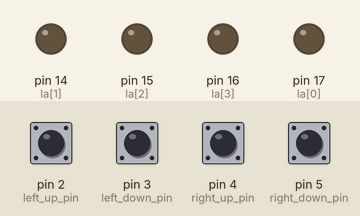
Recording of a sketch running on a simulated Arduino Uno, built with avr-gcc and run on an emulated ATmega328P. On the bench: output pins drawn as LEDs (lit = HIGH). The test bench sets the inputs (shaded band); at power-on: pin 2 (left_up_pin), pin 3 (left_down_pin), pin 4 (right_up_pin), pin 5 (right_down_pin) LOW.

Above: at 1.2 s.
1.3 s: pin 2 (left_up_pin) pulled HIGH for 0.15 s
At 2.7 s:
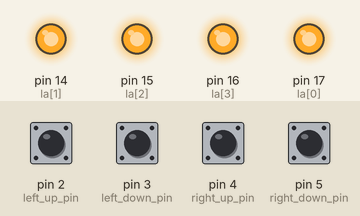
3.0 s: pin 3 (left_down_pin) pulled HIGH for 0.15 s
At 4.2 s:
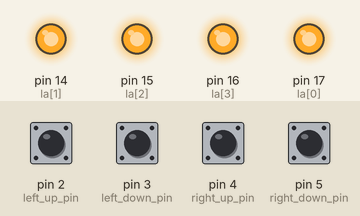
4.6 s: pin 4 (right_up_pin) pulled HIGH for 0.15 s
At 5.4 s:
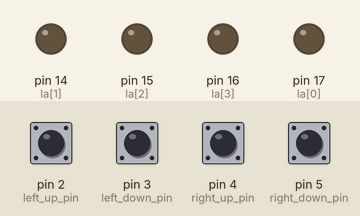
6.3 s: pin 5 (right_down_pin) pulled HIGH for 0.15 s
At 7.7 s:
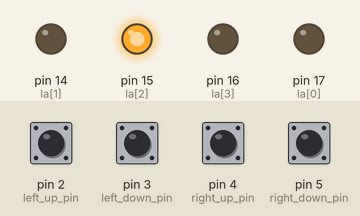
8.0 s: pin 2 (left_up_pin) pulled HIGH for 1 s
At 10.0 s:
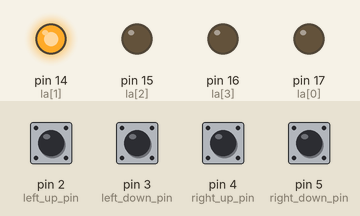
10.5 s: pin 3 (left_down_pin) pulled HIGH for 1 s
At 11.9 s:
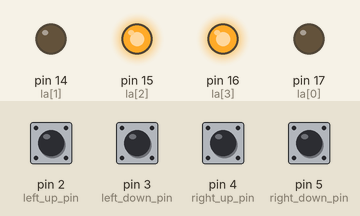
Timing chart, 0 to 13.5 s (numbered marks = the images above; inputs shaded):
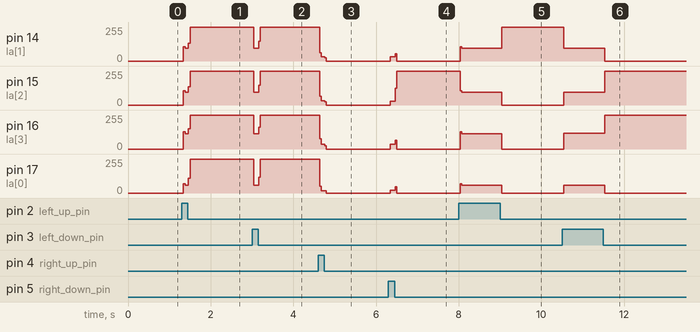

Measured:
- after the input at 1.3 s, pin 14 (la[1]): 0/255 → 95/255 at once, → 255/255 0.12 s later; pin 15 (la[2]): 0/255 → 97/255 at once, → 255/255 0.12 s later; pin 16 (la[3]): 0/255 → 116/255 at once, → 255/255 0.12 s later; pin 17 (la[0]): 0/255 → 58/255 at once, → 255/255 0.12 s later
- after the input at 3.0 s, pin 14 (la[1]), pin 15 (la[2]): 255/255 → 97/255 at once, → 255/255 0.12 s later; pin 16 (la[3]): 255/255 → 116/255 at once, → 255/255 0.12 s later; pin 17 (la[0]): 255/255 → 57/255 at once, → 255/255 0.12 s later
- after the input at 4.6 s, pin 14 (la[1]), pin 15 (la[2]): 255/255 → 31/255 at once, → 0/255 0.12 s later; pin 16 (la[3]): 255/255 → 35/255 at once, → 0/255 0.12 s later; pin 17 (la[0]): 255/255 → 18/255 at once, → 0/255 0.16 s later
- after the input at 6.3 s, pin 14 (la[1]): 0/255 → 31/255 at once, → 0/255 0.12 s later; pin 15 (la[2]): 0/255 → 30/255 at once, → 255/255 0.12 s later; pin 16 (la[3]): 0/255 → 36/255 at once, → 0/255 0.12 s later; pin 17 (la[0]): 0/255 → 19/255 at once, → 0/255 0.12 s later
- after the input at 8.0 s, pin 14 (la[1]): 0/255 → 97/255 at once, → 255/255 1.0 s later; pin 15 (la[2]): 255/255 → 96/255 at once, → 0/255 1.0 s later; pin 16 (la[3]): 0/255 → 116/255 at once, → 0/255 1.0 s later; pin 17 (la[0]): 0/255 → 57/255 at once, → 0/255 1.0 s later
- after the input at 10.5 s, pin 14 (la[1]): 255/255 → 97/255 at once, → 0/255 1.0 s later; pin 15 (la[2]): 0/255 → 97/255 at once, → 255/255 1.0 s later; pin 16 (la[3]): 0/255 → 117/255 at once, → 255/255 1.0 s later; pin 17 (la[0]): 0/255 → 58/255 at once, → 0/255 1.0 s later

The sketch:

score_board_with_ic.ino
```cpp
//4 segment connection
int la[4] = {17,14,15,16}; // left first
int lb[4] = {17,14,15,16}; // left second
int ra[4] = {17,14,15,16}; // right first
int rb[4] = {17,14,15,16}; // right first

int BCD[10][4] ={
{0,0,0,0},
{0,0,0,1},
{0,0,1,0},
{0,0,1,1},
{0,1,0,0},
{0,1,0,1},
{0,1,1,0},
{0,1,1,1},
{1,0,0,0},
{1,0,0,1}}; //BCD code


//void clear_data(); //function for clearing the screen.

void calculateLeft(int); //functions for calculating the left of score board
void calculateRight(int);//functions for calculating the right of score board
void left_data_write(int,int);   //functions for writing left and right segment
void right_data_write(int,int);

int left_up_pin=2; //button pin for increment the left score
int left_down_pin=3; //button pin for decrement the left score
int right_up_pin=4; //button pin for increment the right score
int right_down_pin=5; //button pin for decrement the right score


int left_read_down=0; //variable to read the state of the left down button
int left_read_up=0;  //variable to read the state of the left up button
int right_read_down=0; //variable to read the state of the right down button
int right_read_up=0;  //variable to read the state of the right up button

int left_score=0; //variable to store the actual score
int la_score=0; //variable to store the first digit of score
int lb_score=0;  //varible to store the second digit of score

int right_score=0; //variable to store the actual score
int ra_score=0; //variable to store the first digit of score
int rb_score=0;  //varible to store the second digit of score


void setup()
{
    pinMode(left_up_pin,INPUT);
    pinMode(left_down_pin,INPUT);
    pinMode(right_up_pin,INPUT);
    pinMode(right_down_pin,INPUT);

    //setting all pins as output
    for(int i=0;i<4;i++)
    {
    pinMode(la[i],OUTPUT);
    pinMode(lb[i],OUTPUT);
    pinMode(ra[i],OUTPUT);
    pinMode(rb[i],OUTPUT);
    }

}
void loop()
{
    left_read_up=digitalRead(left_up_pin);
    left_read_down=digitalRead(left_down_pin);
    right_read_up=digitalRead(right_up_pin);
    right_read_down=digitalRead(right_down_pin);

    if (left_read_up==1)
    {
        left_score+=1;
        left_read_up=0;
        calculateLeft(left_score);
    }
    else if (left_read_down==1)
    {
        left_score-=1;
        left_read_down=0;
        calculateLeft(left_score);
    }


    else if (right_read_up==1)
    {
        right_score+=1;
        right_read_up=0;
        calculateRight(right_score);
    }
    else if (right_read_down==1)
    {
        right_score-=1;
        right_read_down=0;
        calculateRight(right_score);
    }
}

void calculateLeft(int left_score)
{
    if (left_score<10)
    {
        lb_score=left_score;
        la_score=0;
    }
    else
    {
        lb_score=left_score % 10;
        la_score=left_score/10;
    }
    //clear_data();
    left_data_write(la_score,lb_score);


}
void calculateRight(int right_score)
{
    if (right_score<10)
    {
        ra_score=right_score;
        rb_score=0;
    }
    else
    {
        ra_score=right_score % 10;
        rb_score=right_score/10;
    }
    //clear_data();
    right_data_write(ra_score,rb_score);

}
//function to clear the data on the segment
/*void clear_data()
{
    for (int j=0; j < 4; j++)
    {
        digitalWrite(l_pins[j],0);
    }

    for (int j=0; j < 4; j++)
    {
        digitalWrite(r_pins[j],0);
    }

}*/


void left_data_write(int left,int right)
{
    for (int j=0; j < 4; j++)
    {
        digitalWrite(la[j], BCD[left+1][j]);
    }

    for (int j=0; j < 4; j++)
    {
        digitalWrite(lb[j], BCD[right+1][j]);
    }

}
void right_data_write(int left,int right)
{
    for (int j=0; j < 4; j++)
    {
        digitalWrite(ra[j], BCD[left+1][j]);
    }

    for (int j=0; j < 4; j++)
    {
        digitalWrite(rb[j], BCD[right+1][j]);
    }

}
```
